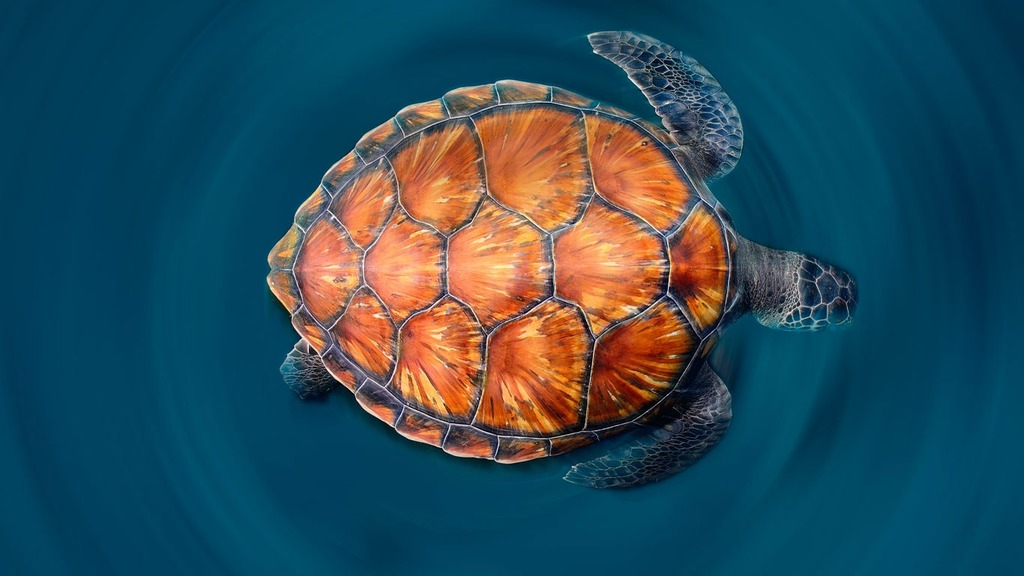
#> input picture files/inputs/input.jpg, 1024 x 576 px, found by its file name; its folder holds only this picture in this run
$ python dithering.py
#> lines starting #> are read from the running program, lines starting #| are printed output that depends on the picture
"""
dithering
david petera, 1. year of studies
winter term 2021/22
NPRG030 – programming 1
"""

#importing necessary libraries
from PIL import Image     #image handeling
import random as rn     #generation of pseudo-random values


#-----------------------start of the functions-------------------------------


# [128 lines left out: functions threshold, random, clustered_dot, error_dif, not called in this run]


#----------------------------end of the functions----------------------------------


#--------------------------start of the main program-------------------------------

print("program for image dithering.\n")

file = input("enter the file name (with suffix): ")
#> the answer given: files/inputs/input.jpg
file = file.strip()     #striping the input of unwanted leading and trailing space characters

try:
    img = Image.open(f"files/inputs/{file}")
#> img is the input picture: PIL image 1024x576 RGB; mean R, G, B 42, 77, 90.3
    img_gray = img.convert('L')     #converting the input image to grayscale
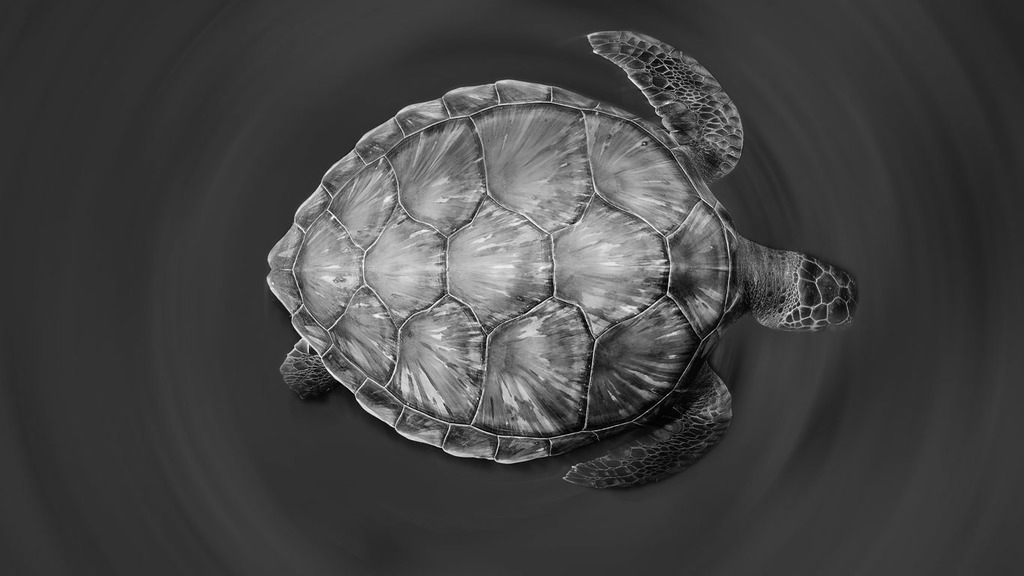
#> img_gray: PIL image 1024x576 L; min 0, max 253, mean 68
    img.close()

    print("\nwhat type of dithering do you want?\n")

    print("1. threshold dithering")
    print("2. random dithering")
    print("3. cluster dot dithering - 8x8px vertical/horizontal matrix")
    print("4. cluster dot dithering - 8x8px diagonal matrix")
    print("5. cluster dot dithering - 4x4px bayer matrix")
    print("6. error diffusion dithering - floyd-steinberg")
    print("7. error diffusion dithering - sierra-lite")

#> (the run stopped early here; a loop or call above may not have finished)
